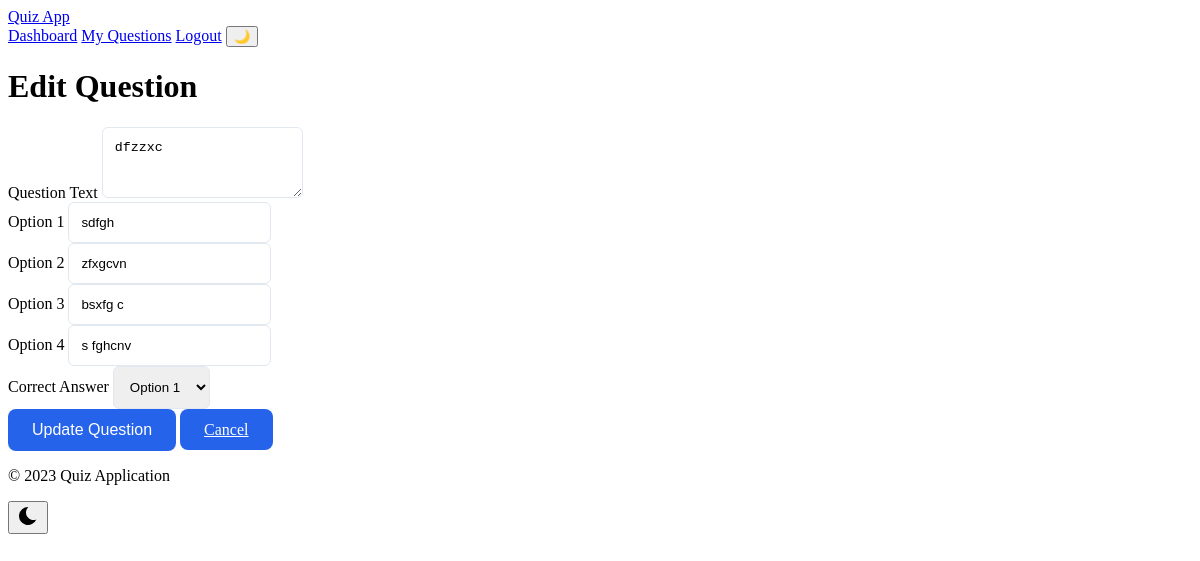
The page /edit-question/3 (signed in) on the database its author committed.
### models.py (models this page shows, shortened)
class CustomQuestion(db.Model):
    id = db.Column(db.Integer, primary_key=True)
    user_id = db.Column(db.Integer, db.ForeignKey('user.id'), nullable=False)
    question_text = db.Column(db.String(500), nullable=False)
    option1 = db.Column(db.String(200), nullable=False)
    option2 = db.Column(db.String(200), nullable=False)
    option3 = db.Column(db.String(200), nullable=False)
    option4 = db.Column(db.String(200), nullable=False)
    correct_answer = db.Column(db.String(200), nullable=False)
    created_at = db.Column(db.DateTime, default=datetime.utcnow)

### routes.py (the view, shortened to what this page needs)
@routes_bp.route('/edit-question/<int:question_id>', methods=['GET', 'POST'])
@login_required
def edit_question(question_id):
    question = CustomQuestion.query.filter_by(id=question_id, user_id=current_user.id).first_or_404()
    return render_template('edit_question.html', question=question)

### app.py (called while the page is built)
@login_manager.user_loader
def load_user(user_id):
    from models import User
    return User.query.get(int(user_id))

### templates/edit_question.html (shortened to what this page needs)
{% extends "base.html" %}
{% block content %}
<div class="container">
    <h1>Edit Question</h1>
    <form method="POST">
        <div class="form-group">
            <label for="question_text">Question Text</label>
            <textarea class="form-control" id="question_text" name="question_text" rows="3" required>{{ question.question_text }}</textarea>
        </div>
        <div class="form-group">
            <label for="option1">Option 1</label>
            <input type="text" class="form-control" id="option1" name="option1" value="{{ question.option1 }}" required>
        </div>
        <div class="form-group">
            <label for="option2">Option 2</label>
            <input type="text" class="form-control" id="option2" name="option2" value="{{ question.option2 }}" required>
        </div>
        <div class="form-group">
            <label for="option3">Option 3</label>
            <input type="text" class="form-control" id="option3" name="option3" value="{{ question.option3 }}" required>
        </div>
        <div class="form-group">
            <label for="option4">Option 4</label>
            <input type="text" class="form-control" id="option4" name="option4" value="{{ question.option4 }}" required>
        </div>
        <div class="form-group">
            <label for="correct_answer">Correct Answer</label>
            <select class="form-control" id="correct_answer" name="correct_answer" required>
                <option value="option1" {% if question.correct_answer == 'option1' %}selected{% endif %}>Option 1</option>
            </select>
        </div>
        <button type="submit" class="btn btn-primary">Update Question</button>
        <a href="{{ url_for('routes.custom_questions') }}" class="btn btn-secondary">Cancel</a>
    </form>
</div>
{% endblock %}

### static/styles.css (style rules this page uses)
:root { --primary-color: #2563eb; --secondary-color: #1e40af; --background-color: #f8fafc; --text-color: #1e293b; --white: #ffffff; --shadow: 0 4px 6px -1px rgba(0, 0, 0, 0.1); --transition-speed: 0.3s; --card-color-1: #e0f7fa; --card-color-2: #ffe0b2; --card-color-3: #f1f8e9; --card-color-4: #fce4ec; }
.form-control { padding: 0.75rem; border: 1px solid #e2e8f0; border-radius: 6px; transition: border-color 0.2s; }
.btn { padding: 0.75rem 1.5rem; background: var(--primary-color); color: var(--white); border: none; border-radius: 8px; font-size: 1rem; font-weight: 500; cursor: pointer; transition: all var(--transition-speed) ease; }

### rows shown on the page
CustomQuestion: question_text "dfzzxc", option1 "sdfgh", option2 "zfxgcvn", option3 "bsxfg c", option4 "s fghcnv", correct_answer "Option 1"
